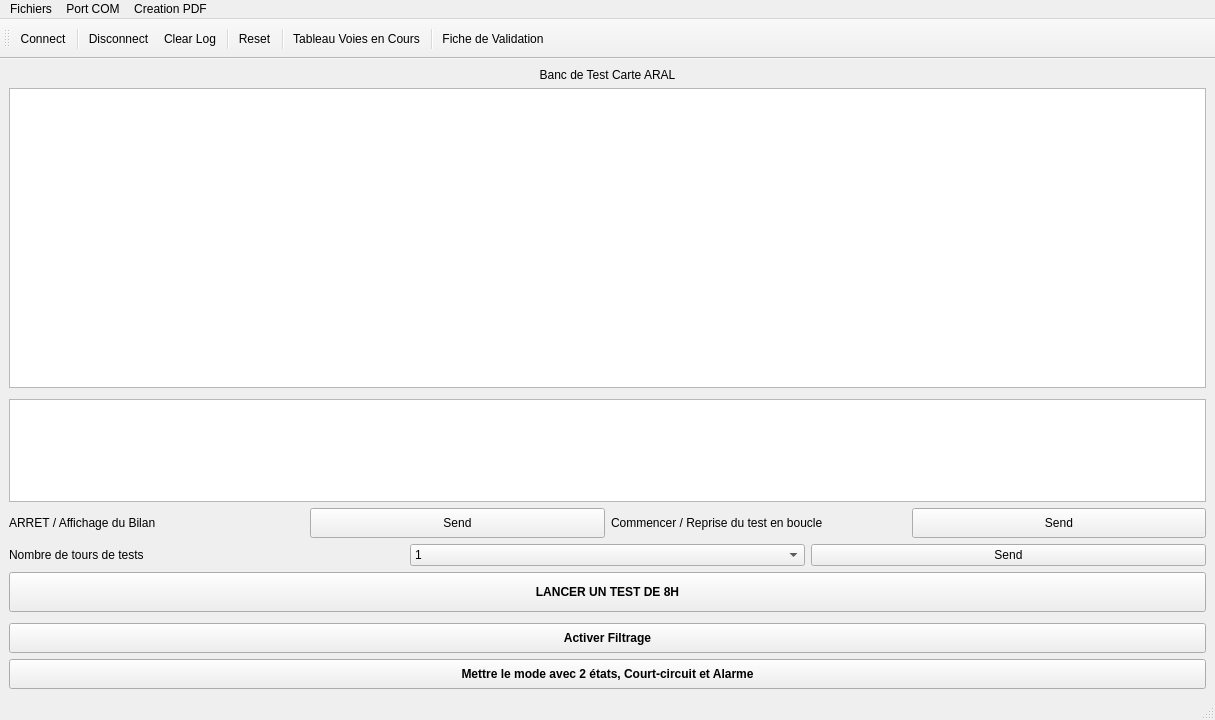
<?xml version="1.0" encoding="UTF-8"?>
<ui version="4.0">
 <class>MainWindow</class>
 <widget class="QMainWindow" name="MainWindow">
  <property name="geometry">
   <rect>
    <x>0</x>
    <y>0</y>
    <width>1215</width>
    <height>720</height>
   </rect>
  </property>
  <property name="windowTitle">
   <string>MainWindow</string>
  </property>
  <widget class="QWidget" name="centralwidget">
   <layout class="QVBoxLayout" name="verticalLayout">
    <item>
     <widget class="QLabel" name="label_4">
      <property name="maximumSize">
       <size>
        <width>16777215</width>
        <height>20</height>
       </size>
      </property>
      <property name="text">
       <string>Banc de Test Carte ARAL</string>
      </property>
      <property name="alignment">
       <set>Qt::AlignCenter</set>
      </property>
     </widget>
    </item>
    <item>
     <widget class="QTextEdit" name="textEdit_panel">
      <property name="minimumSize">
       <size>
        <width>0</width>
        <height>300</height>
       </size>
      </property>
      <property name="maximumSize">
       <size>
        <width>16777215</width>
        <height>400</height>
       </size>
      </property>
     </widget>
    </item>
    <item>
     <spacer name="verticalSpacer_2">
      <property name="orientation">
       <enum>Qt::Vertical</enum>
      </property>
      <property name="sizeType">
       <enum>QSizePolicy::Minimum</enum>
      </property>
      <property name="sizeHint" stdset="0">
       <size>
        <width>20</width>
        <height>5</height>
       </size>
      </property>
     </spacer>
    </item>
    <item>
     <widget class="QTextEdit" name="textEdit_panel_ACK"/>
    </item>
    <item>
     <layout class="QHBoxLayout" name="horizontalLayout_4">
      <item>
       <layout class="QHBoxLayout" name="horizontalLayout_2">
        <item>
         <widget class="QLabel" name="label_2">
          <property name="text">
           <string>ARRET / Affichage du Bilan</string>
          </property>
         </widget>
        </item>
        <item>
         <widget class="QPushButton" name="sendButton_arret">
          <property name="minimumSize">
           <size>
            <width>0</width>
            <height>30</height>
           </size>
          </property>
          <property name="text">
           <string>Send</string>
          </property>
         </widget>
        </item>
       </layout>
      </item>
      <item>
       <layout class="QHBoxLayout" name="horizontalLayout_3">
        <item>
         <widget class="QLabel" name="label_3">
          <property name="text">
           <string>Commencer / Reprise du test en boucle</string>
          </property>
         </widget>
        </item>
        <item>
         <widget class="QPushButton" name="sendButton_repriseTest">
          <property name="minimumSize">
           <size>
            <width>0</width>
            <height>30</height>
           </size>
          </property>
          <property name="text">
           <string>Send</string>
          </property>
         </widget>
        </item>
       </layout>
      </item>
     </layout>
    </item>
    <item>
     <layout class="QHBoxLayout" name="horizontalLayout">
      <item>
       <widget class="QLabel" name="label">
        <property name="text">
         <string>Nombre de tours de tests</string>
        </property>
       </widget>
      </item>
      <item>
       <widget class="QComboBox" name="comboBox_nbTours">
        <item>
         <property name="text">
          <string>1</string>
         </property>
        </item>
        <item>
         <property name="text">
          <string>2</string>
         </property>
        </item>
        <item>
         <property name="text">
          <string>3</string>
         </property>
        </item>
        <item>
         <property name="text">
          <string>4</string>
         </property>
        </item>
        <item>
         <property name="text">
          <string>5</string>
         </property>
        </item>
        <item>
         <property name="text">
          <string>10</string>
         </property>
        </item>
        <item>
         <property name="text">
          <string>20</string>
         </property>
        </item>
        <item>
         <property name="text">
          <string>30</string>
         </property>
        </item>
        <item>
         <property name="text">
          <string>50</string>
         </property>
        </item>
        <item>
         <property name="text">
          <string>100</string>
         </property>
        </item>
        <item>
         <property name="text">
          <string>200</string>
         </property>
        </item>
        <item>
         <property name="text">
          <string>300</string>
         </property>
        </item>
        <item>
         <property name="text">
          <string>400</string>
         </property>
        </item>
        <item>
         <property name="text">
          <string>500</string>
         </property>
        </item>
       </widget>
      </item>
      <item>
       <widget class="QPushButton" name="sendButton_nbTours">
        <property name="text">
         <string>Send</string>
        </property>
       </widget>
      </item>
     </layout>
    </item>
    <item>
     <widget class="QPushButton" name="sendButton_lancementTestNuit">
      <property name="minimumSize">
       <size>
        <width>0</width>
        <height>40</height>
       </size>
      </property>
      <property name="font">
       <font>
        <bold>true</bold>
        <underline>false</underline>
        <strikeout>false</strikeout>
       </font>
      </property>
      <property name="cursor">
       <cursorShape>PointingHandCursor</cursorShape>
      </property>
      <property name="focusPolicy">
       <enum>Qt::StrongFocus</enum>
      </property>
      <property name="text">
       <string>LANCER UN TEST DE 8H</string>
      </property>
      <property name="checkable">
       <bool>false</bool>
      </property>
     </widget>
    </item>
    <item>
     <spacer name="verticalSpacer_3">
      <property name="orientation">
       <enum>Qt::Vertical</enum>
      </property>
      <property name="sizeType">
       <enum>QSizePolicy::Minimum</enum>
      </property>
      <property name="sizeHint" stdset="0">
       <size>
        <width>20</width>
        <height>5</height>
       </size>
      </property>
     </spacer>
    </item>
    <item>
     <widget class="QPushButton" name="sendButton_activer_filtrage">
      <property name="minimumSize">
       <size>
        <width>0</width>
        <height>30</height>
       </size>
      </property>
      <property name="font">
       <font>
        <bold>true</bold>
        <underline>false</underline>
        <strikeout>false</strikeout>
        <kerning>true</kerning>
       </font>
      </property>
      <property name="cursor">
       <cursorShape>CrossCursor</cursorShape>
      </property>
      <property name="mouseTracking">
       <bool>false</bool>
      </property>
      <property name="styleSheet">
       <string notr="true"/>
      </property>
      <property name="text">
       <string>Activer Filtrage</string>
      </property>
     </widget>
    </item>
    <item>
     <widget class="QPushButton" name="sendButton_reglage_nb_etat_en_test">
      <property name="minimumSize">
       <size>
        <width>0</width>
        <height>30</height>
       </size>
      </property>
      <property name="font">
       <font>
        <bold>true</bold>
        <underline>false</underline>
        <strikeout>false</strikeout>
        <kerning>true</kerning>
       </font>
      </property>
      <property name="cursor">
       <cursorShape>CrossCursor</cursorShape>
      </property>
      <property name="mouseTracking">
       <bool>false</bool>
      </property>
      <property name="styleSheet">
       <string notr="true"/>
      </property>
      <property name="text">
       <string>Mettre le mode avec 2 états, Court-circuit et Alarme</string>
      </property>
     </widget>
    </item>
    <item>
     <spacer name="verticalSpacer">
      <property name="orientation">
       <enum>Qt::Vertical</enum>
      </property>
      <property name="sizeType">
       <enum>QSizePolicy::Expanding</enum>
      </property>
      <property name="sizeHint" stdset="0">
       <size>
        <width>10</width>
        <height>5</height>
       </size>
      </property>
     </spacer>
    </item>
   </layout>
  </widget>
  <widget class="QMenuBar" name="menubar">
   <property name="geometry">
    <rect>
     <x>0</x>
     <y>0</y>
     <width>1215</width>
     <height>26</height>
    </rect>
   </property>
   <widget class="QMenu" name="menuFichiers">
    <property name="title">
     <string>Fichiers</string>
    </property>
    <addaction name="actionTableau_Voies_en_Cours"/>
    <addaction name="actionTableau_Voies_Bilan"/>
    <addaction name="separator"/>
    <addaction name="action_reglage_du_switch_SW2"/>
    <addaction name="separator"/>
    <addaction name="actionQuit"/>
   </widget>
   <widget class="QMenu" name="menuCreation_PDF">
    <property name="title">
     <string>Creation PDF</string>
    </property>
    <addaction name="actionFicheValidation"/>
   </widget>
   <widget class="QMenu" name="menuPort_COM">
    <property name="title">
     <string>Port COM</string>
    </property>
    <addaction name="actionConnect"/>
    <addaction name="actionDisconnect"/>
   </widget>
   <addaction name="menuFichiers"/>
   <addaction name="menuPort_COM"/>
   <addaction name="menuCreation_PDF"/>
  </widget>
  <widget class="QStatusBar" name="statusbar"/>
  <widget class="QToolBar" name="mainToolBar">
   <property name="minimumSize">
    <size>
     <width>0</width>
     <height>40</height>
    </size>
   </property>
   <property name="windowTitle">
    <string>toolBar</string>
   </property>
   <attribute name="toolBarArea">
    <enum>TopToolBarArea</enum>
   </attribute>
   <attribute name="toolBarBreak">
    <bool>false</bool>
   </attribute>
   <addaction name="actionConnect"/>
   <addaction name="separator"/>
   <addaction name="actionDisconnect"/>
   <addaction name="actionClearLog"/>
   <addaction name="separator"/>
   <addaction name="actionReset"/>
   <addaction name="separator"/>
   <addaction name="actionTableau_Voies_en_Cours"/>
   <addaction name="separator"/>
   <addaction name="actionFicheValidation"/>
  </widget>
  <action name="actionTableau_Voies_Bilan">
   <property name="text">
    <string>Tableau Voies Bilan</string>
   </property>
  </action>
  <action name="actionTableau_Voies_en_Cours">
   <property name="text">
    <string>Tableau Voies en Cours</string>
   </property>
  </action>
  <action name="actionFicheValidation">
   <property name="text">
    <string>Fiche de Validation</string>
   </property>
  </action>
  <action name="actionConnect">
   <property name="icon">
    <iconset resource="Ressources.qrc">
     <normaloff>:/images/connect.png</normaloff>:/images/connect.png</iconset>
   </property>
   <property name="text">
    <string>&amp;Connect</string>
   </property>
  </action>
  <action name="actionDisconnect">
   <property name="icon">
    <iconset resource="Ressources.qrc">
     <normaloff>:/images/disconnect.png</normaloff>:/images/disconnect.png</iconset>
   </property>
   <property name="text">
    <string>&amp;Disconnect</string>
   </property>
  </action>
  <action name="actionClearLog">
   <property name="icon">
    <iconset resource="Ressources.qrc">
     <normaloff>:/images/clear.png</normaloff>:/images/clear.png</iconset>
   </property>
   <property name="text">
    <string>Clear &amp;Log</string>
   </property>
  </action>
  <action name="actionQuit">
   <property name="icon">
    <iconset resource="Ressources.qrc">
     <normaloff>:/images/application-exit.png</normaloff>:/images/application-exit.png</iconset>
   </property>
   <property name="text">
    <string>&amp;Quit</string>
   </property>
  </action>
  <action name="actionReset">
   <property name="icon">
    <iconset resource="Ressources.qrc">
     <normaloff>:/images/refresh.png</normaloff>:/images/refresh.png</iconset>
   </property>
   <property name="text">
    <string>Reset</string>
   </property>
  </action>
  <action name="actionactionSetMainWindowIcon">
   <property name="icon">
    <iconset resource="Ressources.qrc">
     <normaloff>:/images/logo.ico</normaloff>:/images/logo.ico</iconset>
   </property>
   <property name="text">
    <string>actionSetMainWindowIcon</string>
   </property>
  </action>
  <action name="action_reglage_du_switch_SW2">
   <property name="icon">
    <iconset>
     <normaloff>:/images/switch.png</normaloff>:/images/switch.png</iconset>
   </property>
   <property name="text">
    <string>Réglage du switch SW2</string>
   </property>
   <property name="toolTip">
    <string>switch_SW2</string>
   </property>
  </action>
 </widget>
 <resources>
  <include location="Ressources.qrc"/>
 </resources>
 <connections/>
</ui>
